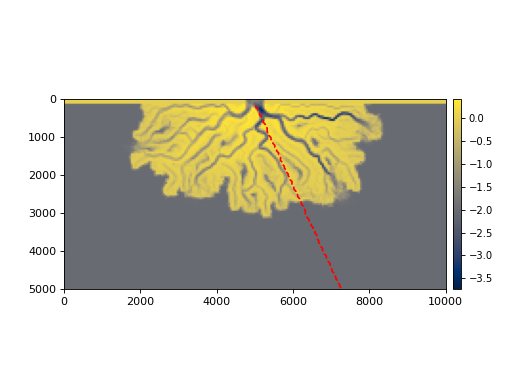

Write Python code to recreate this figure.
import matplotlib.pyplot as plt
from sandplover.sample_data.sample_data import golf
from sandplover.section import RadialSection
#
golfcube = golf()
golfcube.register_section("radial", RadialSection(azimuth=65))
#
fig, ax = plt.subplots()
golfcube.quick_show("eta", idx=-1, ax=ax, ticks=True)
golfcube.sections["radial"].show_trace("r--", ax=ax)
